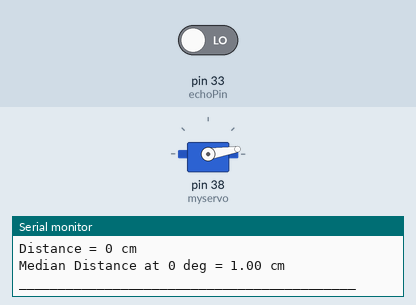
Simulated run of this sketch. Board: Arduino Mega 2560, built with avr-gcc and run on an emulated ATmega2560. Shown: servo, the last lines printed to the serial monitor. Inputs (shaded band) come from the test bench; at power-on: pin 33 (echoPin) LOW.

Above: at 15.72 s.
At 16.32 s:
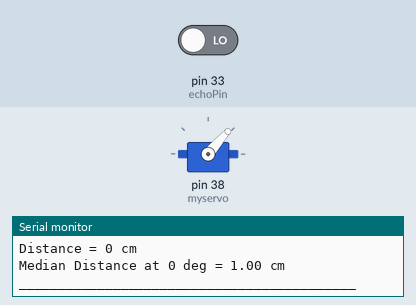
At 17.0 s:
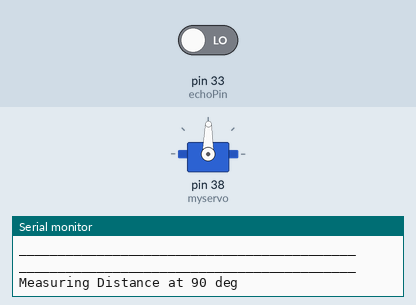
At 28.9 s:
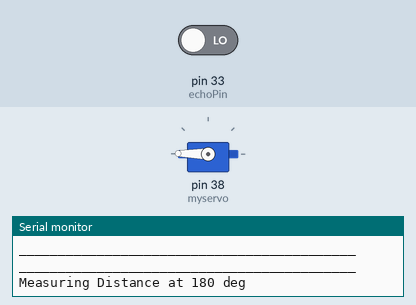
Timing chart, 0 to 40.0 s (numbered marks = the images above):
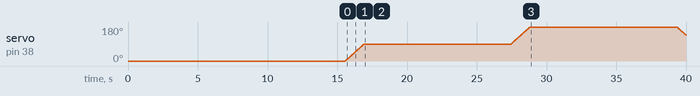

The sketch:

Lab5.ino
```cpp
//*******************************************************************
// ServoExample - Run an inexpensive Servo Motor
// James Conrad, 2020-06-10
//  Modified by Somto Anyaegbu & Ajay Sankar Chundi 03/19/2021
//*******************************************************************
#include <Servo.h>
Servo myservo;  // create servo object to control a servo
              // a maximum of eight servo objects can be created

const int trigPin = 32;              //This is Port Pin 3.5 on the MSP432 Launchpad
const int echoPin = 33;             //This is Port Pin 5.1 on the MSP432 Launchpad


void setup() {  // put your setup code here, to run once:
   pinMode(75, OUTPUT);  //RGB LED - RED_LED
   pinMode(76, OUTPUT);  //RGB LED - GREEN_LED
   pinMode(77, OUTPUT);  //RGB LED - BLUE_LED
   pinMode(trigPin, OUTPUT);  //Trig Signal Pin Set To Output
   pinMode(echoPin, INPUT);   //Echo Signal Pin Set To Output

   myservo.attach(38);  //Attaches the servo on Port 2.4 to the servo object
   myservo.write(0);  // Set to the default position
   Serial.begin(9600); //Set baudrate and initialize Rx & Tx
   delay(5000);

}

void loop() {               // put your main code here, to run repeatedly:
  Serial.println(" ");
  Serial.println("Start Servo-uSound Test");
  int pos = 0;              // variable to store the servo position
  digitalWrite(75, HIGH);     //turn red LED on
  delay(15);                  //waits 15ms for the servo to reach the position
  Serial.println("___________________________________________");
  Serial.println("Measuring Distance at 0 deg");
  float avgDistA = usound();  //call ultraSound function and print return value
  Serial.print("Median Distance at 0 deg = ");
  Serial.print(avgDistA);
  Serial.println(" cm");
  Serial.println("___________________________________________");

  digitalWrite(75, LOW);       //turn red LED off
  delay(500);

  digitalWrite(76, HIGH);      //turn green LED on
  for(pos = 0; pos < 90; pos += 1) { // goes from 0 degrees to 90 degrees
    myservo.write(pos);              // tell servo to go to position in variable 'pos'
    delay(15);                   // waits 15ms for the servo to reach the position
  }

    Serial.println("___________________________________________");
    Serial.println("Measuring Distance at 90 deg");
    float avgDistB = usound(); //call ultraSound function and print return value
    Serial.print("Median Distance at 90 deg = ");
    Serial.print(avgDistB);
    Serial.println(" cm");
    Serial.println("___________________________________________");

    digitalWrite(76, LOW);          //turn green LED off
    delay(500);

    digitalWrite(77, HIGH);         //turn blue LED on
    for(pos = 90; pos < 180; pos += 1)  {   // goes from 90 degrees to 180 degrees
      myservo.write(pos);            // tell servo to go to position in variable 'pos'
      delay(15);                   // waits 15ms for the servo to reach the position
  }

    Serial.println("___________________________________________");
    Serial.println("Measuring Distance at 180 deg");
    float avgDistC = usound();        //call uSound function and print return value
    Serial.print("Median Distance at 180 deg = ");
    Serial.print(avgDistC);
    Serial.println(" cm");
    Serial.println("___________________________________________");
    Serial.println(" ");
    digitalWrite(77, LOW);          //turn blue LED off
    delay(500);                       // waits 500ms

    Serial.println("End Servo-uSound Test.");
    Serial.println("___________________________________________");

    digitalWrite(76, HIGH);           //turn green LED on
    digitalWrite(75, LOW);            //turn red LED on
    for(pos = 180; pos>=1; pos-=1)  {   // goes from 180 degrees to 0 degrees
      myservo.write(pos);         // tell servo to go to position in variable 'pos'
      delay(15);               // waits 15ms for the servo to reach the position
  }

  digitalWrite(76, LOW);        //turn green LED off
  digitalWrite(75, LOW);        //turn red LED off
  delay(500);

}


float usound(){     //perception function

  long Midcm;           //declare median val variable
  long centimeters;       //declare centimeter variable

  int pulseLength[5],x,i,j,tmp;   //declare variables

  /* Sort five readings */

  for (i=0; i<5; i++) {                   //Loop for ascending ordering

      digitalWrite(trigPin, LOW);               // send low to get a clean pulse
      delayMicroseconds(2);                     // let it settle
      digitalWrite(trigPin, HIGH);              // send high to trigger device
      delayMicroseconds(10);                    // let it settle

      pulseLength[x] = pulseIn(echoPin, HIGH);  // measure pulse coming back
      centimeters = pulseLength[x] / 58;        //convert pulse to centimeters

      Serial.print("Distance = ");              //Print distance
      Serial.print(centimeters);
      Serial.println(" cm");
      delay(1000);                              //delay for 1000ms

      for (int j = 0; j < 5; j++) {         //Loop for comparing other values
        if (pulseLength[j] > pulseLength[i]) { //Comparing other array elements
          tmp = pulseLength[i];             //Using temp var for storing last value
          pulseLength[i] = pulseLength[j];  //replacing value
          pulseLength[j] = tmp;             //storing last value
        }
      }
  }

   /* Print middle one */
   Midcm = pulseLength[2] / 58;        //convert pulselength to cm
   return Midcm;                       //Return median

}
```

Measured:
- by itself, servo on pin 38 (myservo): rises from 0° to 180° in 23.8 s, then falls to 138° in 0.63 s
